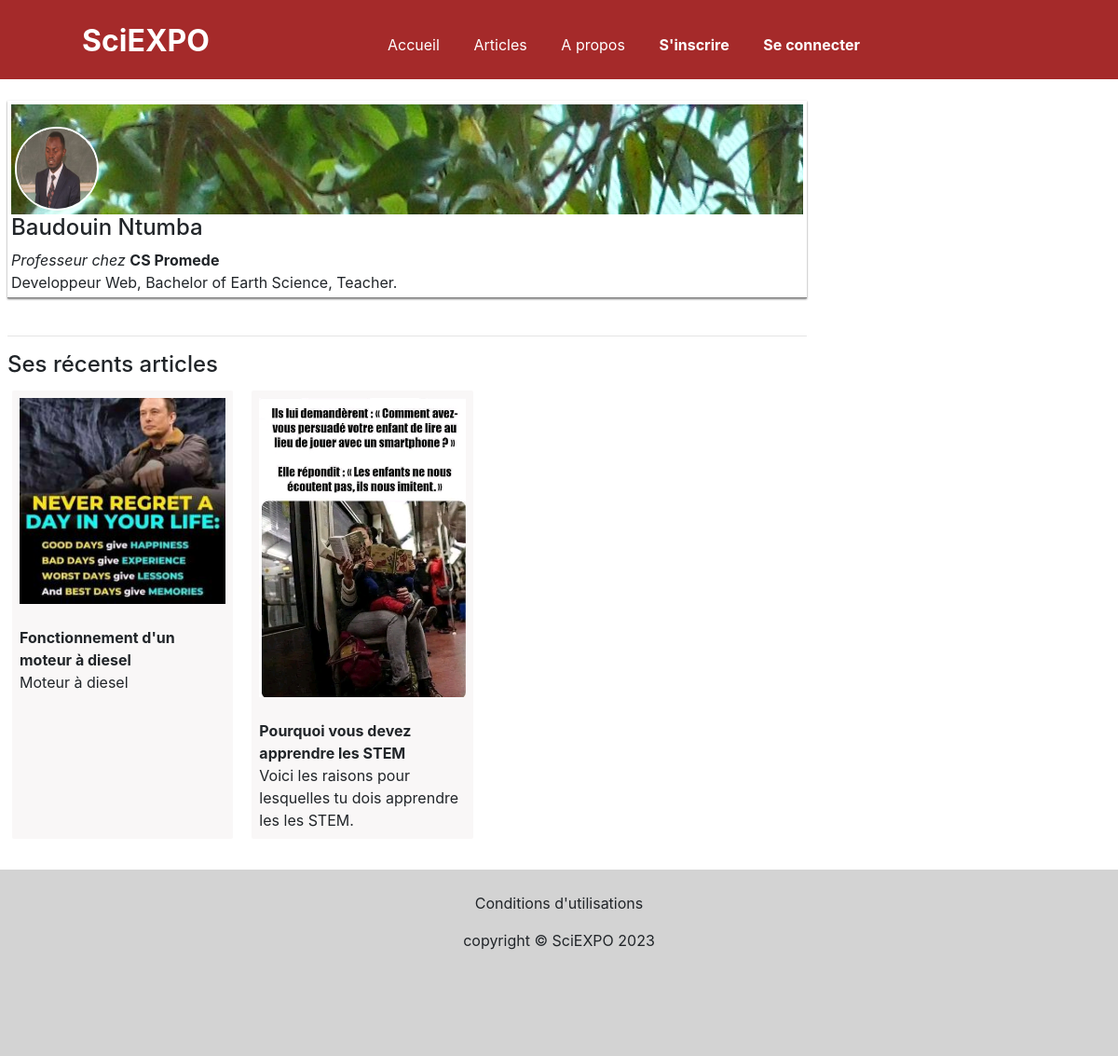
The page /user/profile/BDN2 on the database its author committed.
### main/models.py (models this page shows)
class Inscrit(AbstractUser):
    class FunctionInSchool(models.TextChoices):
        ELEVE = 'Eleve', _('Elève')
        PROFESSOR = 'Professeur', _('Professeur')
        DIRECTEUR = 'Directeur', _('Directeur')
        PREFET = 'Prefet', _('Préfet')
        SECRETAIRE = 'Secretaire', _('Secretaire')
        ANCIEN_ELEVE = 'Ancien_eleve', _('Ancien élève')
        DEFAULT = '-', _('-')
    function_in_school = models.CharField(
        max_length=40,
        choices=FunctionInSchool.choices,
        default=FunctionInSchool.DEFAULT,
        verbose_name='Statut'
    )
    school_name = models.ForeignKey(Ecole, on_delete=models.SET_NULL, null=True)
    current_city = models.CharField(max_length=20, null=True, verbose_name="Ville ou territoire actuel(le)")
    birth_date = models.DateField(null=True, verbose_name="Date de naissance")
    about = models.TextField(null=True, blank=True, verbose_name="A propos de vous")
    photo = models.ImageField(upload_to = 'photos', default='photos/default.jpg')
    cover_image = models.ImageField(upload_to = 'images',
                                    default='images/default_img/cover_default.jpg',
                                   verbose_name="Image de couverture")

class Ecole(models.Model):
    nom = models.CharField(max_length=30)
    def __str__(self):
        return self.nom

### articles/models.py (models this page shows, shortened)
class Article(models.Model):
    title = models.CharField(max_length=100)
    excerpt = models.TextField(blank=True, max_length=500, null=True)
    categorie = models.ForeignKey(Categorie, on_delete=models.SET_NULL, null=True)
    slug = models.SlugField(max_length=255, unique=True, blank=True)
    author = models.ForeignKey(User, on_delete=models.CASCADE, null=True, blank=True)
    updated_on = models.DateTimeField(auto_now=True)
    content = RichTextField(blank=True, null=True)
    photo = models.ImageField(upload_to='images', default='images/default_img/carrefour.jpg', null=True)
    pub_date = models.DateTimeField(auto_now_add=True, null=True)
    published = models.BooleanField(default=False)
    likes = models.ManyToManyField(User, related_name="liker")

### main/views.py (the view)
# urls.py: path('user/profile/<str:username>', views.user_profile, name="user-profile"),
def user_profile(request, username):
    try:
        user = Inscrit.objects.get(username=username)
    except KeyError:
        return redirect("home")
    articles = Article.objects.filter(author = user)
    context = {
               "username":user.get_username(),
               "cover_image":user.cover_image.url,
               "photo": user.photo.url,
               "first_name": user.first_name,
               "last_name":user.last_name,
               "statut": user.function_in_school,
               "ecole": user.school_name,
               "about":user.about,
               "articles": articles,
              }
    return render(request, 'main/user_profile.html', context)

### main/templates/main/user_profile.html (shortened to what this page needs)
{% extends 'base_template.html' %}
{% block content %}
<div class="user-profile p-2">
    <div class="profile-div p-1">
        <div>
          <a href="{% url 'user-photo-full' username %}">
           <div class="cover-image w-100 pt-4 pl-1 pb-1" style="background: url({{cover_image}})">
            <a href="{% url 'user-photo-full' username %}"> <img class="profile-photo" src="{{ photo }}" /> </a><br>
           </div>
          </a>
            <h4>{{ first_name }} {{ last_name }}</h4>
            <span><i>{{ statut }} chez </i><b>{{ ecole }} </b></span>
        </div>
        <div>
            {% if about %}
            <div class="">
                {{ about }}
            </div>
            {% endif %}
        </div>
    </div>
    <br>
    <hr class="100%">
    <h4>
        Ses récents articles
    </h4>
    <div class="">
        <div class="articles">
            {% if articles %}
            {% for article in articles %}
            <div class="article p-2">
                <a href="{% url 'article-details' article.slug %}" >
                    <div>
                        <img class="w-100" src="{{ article.photo.url }}" />
                    </div>
                    <br>
                    <b>{{article.title}}</b>
                    <br>
                    {{ article.excerpt|truncatewords:20 }}
                </a>
            </div>
            {% endfor %}
            {% endif %}
        </div>
    </div>
</div>
{% endblock %}

### main/static/main/main.css (style rules this page uses)
body { margin: 0px; }
a { color: inherit; }
.user-profile .profile-div { border-bottom: 1px solid gray; box-shadow: 0px 1px 2px 0px gray; }
.user-profile .profile-div .cover-image { background: url("../main/images/mlg.JPG"); }
.user-profile .profile-photo { width: 90px; height: 90px; border-radius: 50%; border: 2px solid white; }

### articles/static/articles/styles.css (style rules this page uses)
.articles { background-color: white; padding: 5px; }
.articles .article { width: 100%px; background-color: #f9f7f7; border-radius: 2px; margin-bottom: 20px; }
.articles .article img { width: 100%; }
@media screen and (min-width:900px) { .articles { display:grid; grid-template-columns: repeat(3, 33%); grid-gap: 20px; width:85%; } }
@media screen and (min-width:900px) { .articles .article img { width: 100%; } }

### rows shown on the page
Inscrit: first_name "Baudouin", last_name "Ntumba", function_in_school "Professeur", about "Developpeur Web, Bachelor of Earth Science, Teacher."
Ecole: nom "CS Promede"
Article: photo (picture), title "Fonctionnement d'un moteur à diesel", excerpt "Moteur à diesel"
Article: photo (picture), title "Pourquoi vous devez apprendre les STEM", excerpt "Voici les raisons pour lesquelles tu dois apprendre les les STEM."
